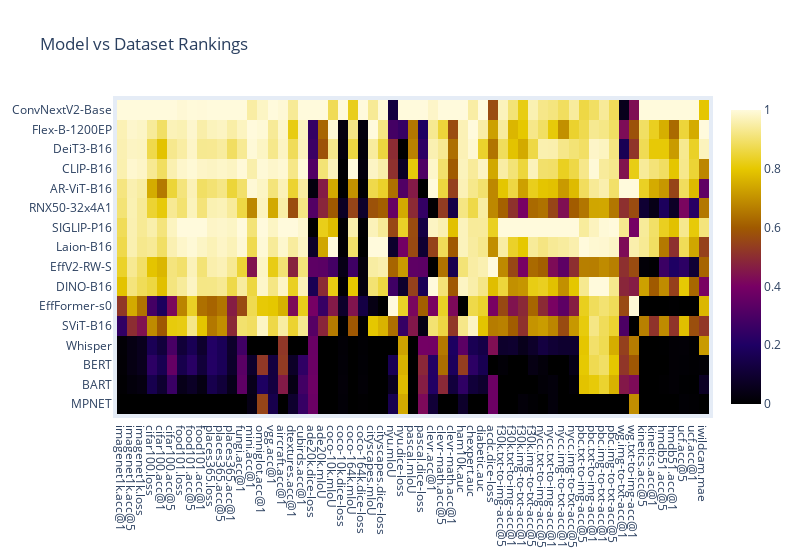

Notebook code cell kept with this figure:
### Code cell
from typing import Optional
import plotly.graph_objects as go
import plotly.express as px
import pandas as pd
import yaml  

def stable_softmax(df):
    # Exclude the first column which contains text
    columns = df.columns[1:]
    for col in columns:
        # df[col] = np.exp((df[col] - df[col].max())) / np.exp((df[col] - df[col].max())).sum()
        # reduce the temperature of the softmax
        # temp = 0.9
        # df[col] = np.exp((df[col] - df[col].max()) / temp) / np.exp((df[col] - df[col].max()) / temp).sum()
        df[col] = (df[col] - df[col].min()) / (df[col].max() - df[col].min())
    return df

def interpolate_colorscale(colorscale, steps=100):
    # Get the list of colors from the colorscale
    colors = [color for color in colorscale]
    print(colors)
    # Interpolate the colors
    interpolated_colors = np.interp(np.linspace(0, 1, steps), np.linspace(0, 1, len(colors)), colors)
    # Create a new colorscale with interpolated colors
    interpolated_colorscale = [[i/(steps-1), color] for i, color in enumerate(interpolated_colors)]
    return interpolated_colorscale
    
def plot_heatmap(df: pd.DataFrame, task_type: Optional[str] = None):
    """
    Plot a heatmap of the DataFrame using Plotly, with rows sorted by their average rank.
    The x-axis labels reflect the order of the columns after they have been reordered by similarity.

    Parameters:
    df (pandas.DataFrame): The DataFrame to plot.

    Returns:
    None
    """
    # remove all columns after iwildcam.mae
    df = df.loc[:, :'iwildcam.mae']
    # rank rows by imagenet1k.acc@1
    df = df.sort_values(by="imagenet1k.acc@1", ascending=True)
    df = stable_softmax(df)
    # Define the task mapping
    # softmax all columns using the logmax function columnwise
    # df = df.apply(lambda x: np.log(np.exp(x).sum()), axis=1)
    
    if task_type:
        task_mapping = yaml.safe_load(open("task_mapping.yaml", "r"))
        column_names = task_mapping[task_type] + ["imagenet1k.acc@1"]
        keep_columns = [column for column in df.columns if column in column_names]
    else:
        keep_columns = df.columns[1:]
        
    # Exclude the label column from the data to be plotted
    labels = df[df.columns[0]]
    
    data = df[keep_columns]

    # Add a temporary column to the DataFrame with the average rank of each row
    # data['average_rank'] = data.mean(axis=1)
    
    # Sort the DataFrame by this temporary column
    # data.sort_values('average_rank', ascending=False, inplace=True)
    # print(data['average_rank'])

    # # Remove the temporary column
    # data.drop('average_rank', axis=1, inplace=True)
    # display_custom(data)
    # Update the labels to match the new order
    labels = labels[data.index]
    labels = [label.replace("-224", "") for label in labels]
    data.columns = [column.replace("flickr30k", "f30k").replace("winoground", "wg").replace("pokemonblipcaptions", "pbc").replace("newyorkercaptioncontest", "nycc").replace("image-to-text", "img-to-txt").replace("text-to-image", "txt-to-img") for column in data.columns]
    
    
    fig = go.Figure(data=go.Heatmap(
        z=data.values,
        x=data.columns,
        y=labels,
        colorscale=px.colors.sequential.Electric,  # Use reversed Red color scale
    ))

    fig.update_layout(
        title='Model vs Dataset Rankings',
        xaxis_nticks=len(data.columns),
        yaxis_nticks=len(labels),
        autosize=True,
        width=800,
        # height=600,
        margin=dict(
            l=50,
            r=50,
            b=100,
            t=100,
            pad=4
        )
    )

    fig.show()
    fig.write_image("heatmap.png", scale=5)
    
df = move_column(df, 'imagenet1k.acc@1', 1)
df = move_column(df, 'imagenet1k.acc@5', 2)
df = move_column(df, 'imagenet1k.loss', 3)
# apply logmax softmax to the columns in a columnwise manner


plot_heatmap(df)

### Figure 1 — Plotly figure (JSON) as saved in the notebook; plotly's stock layout.template omitted (floating-point values rounded to 4 significant figures; data arrays with more than 128 entries replaced by an {"elided": "..."} marker saying what was removed)
{"data": [{"colorscale": [[0, "rgb(0,0,0)"], [0.2, "rgb(30,0,100)"], [0.4, "rgb(120,0,100)"], [0.6, "rgb(160,90,0)"], [0.8, "rgb(230,200,0)"], [1, "rgb(255,250,220)"]], "type": "heatmap", "x": ["imagenet1k.acc@1", "imagenet1k.acc@5", "imagenet1k.loss", "cifar100.loss", "cifar100.acc@1", "cifar100.acc@5", "food101.loss", "food101.acc@5", "food101.acc@1", "places365.loss", "places365.acc@5", "places365.acc@1", "fungi.acc@1", "mini.acc@1", "omniglot.acc@1", "vgg.acc@1", "aircraft.acc@1", "dtextures.acc@1", "cubirds.acc@1", "ade20k.dice-loss", "ade20k.mIoU", "coco-10k.mIoU", "coco-10k.dice-loss", "coco-164k.mIoU", "coco-164k.dice-loss", "cityscapes.mIoU", "cityscapes.dice-loss", "nyu.mIoU", "nyu.dice-loss", "pascal.mIoU", "pascal.dice-loss", "clevr.acc@1", "clevr-math.acc@5", "clevr-math.acc@1", "ham10k.auc", "chexpert.auc", "diabetic.auc", "acdc.dice-loss", "f30k.txt-to-img-acc@5", "f30k.txt-to-img-acc@1", "f30k.img-to-txt-acc@1", "f30k.img-to-txt-acc@5", "nycc.txt-to-img-acc@5", "nycc.txt-to-img-acc@1", "nycc.img-to-txt-acc@1", "nycc.img-to-txt-acc@5", "pbc.txt-to-img-acc@5", "pbc.txt-to-img-acc@1", "pbc.img-to-txt-acc@1", "pbc.img-to-txt-acc@5", "wg.img-to-txt-acc@1", "wg.txt-to-img-acc@1", "kinetics.acc@5", "kinetics.acc@1", "hmdb51.acc@5", "hmdb51.acc@1", "ucf.acc@5", "ucf.acc@1", "iwildcam.mae"], "y": ["MPNET", "BART", "BERT", "Whisper", "SViT-B16", "EffFormer-s0", "DINO-B16", "EffV2-RW-S", "Laion-B16", "SIGLIP-P16", "RNX50-32x4A1", "AR-ViT-B16", "CLIP-B16", "DeiT3-B16", "Flex-B-1200EP", "ConvNextV2-Base"], "z": {"elided": "16x59 float values"}}], "layout": {"autosize": true, "margin": {"b": 100, "l": 50, "pad": 4, "r": 50, "t": 100}, "title": {"text": "Model vs Dataset Rankings"}, "width": 800, "xaxis": {"nticks": 59}, "yaxis": {"nticks": 16}}}
